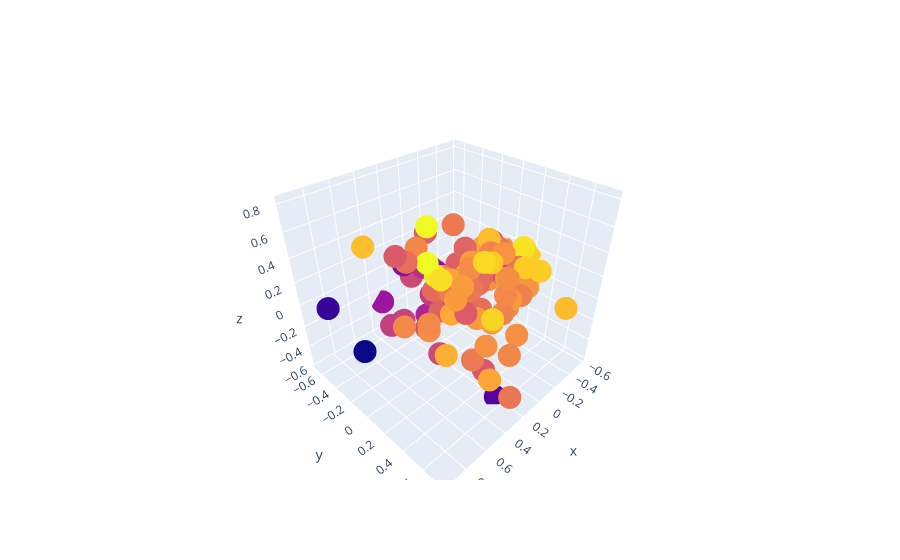

The notebook cell saved with this chart:
### Code cell
plot_PCA_large()

### Figure 1 — Plotly figure (JSON) as saved in the notebook; plotly's stock layout.template omitted (floating-point values rounded to 4 significant figures)
{"data": [{"marker": {"color": [0.825, 0.694, 0.66, 0.617, 0.609, 0.904, 0.64, 0.726, 0.853, 0.735, 0.732, 0.653, 0.679, 0.774, 0.833, 0.627, 0.696, 0.461, 0.72, 0.779, 0.543, 0.6, 0.358, 0.857, 0.744, 0.706, 0.624, 0.584, 0.748, 0.707, 0.768, 0.681, 0.671, 0.736, 0.771, 0.629, 0.809, 0.577, 0.869, 0.548, 0.599, 0.676, 0.893, 0.746, 0.755, 0.746, 0.736, 0.852, 0.927, 0.768, 0.744, 0.927, 0.476, 0.644, 0.791, 0.684, 0.703, 0.704, 0.743, 0.818, 0.637, 0.683, 0.876, 0.448, 0.741, 0.775, 0.314, 0.734, 0.747, 0.77, 0.516, 0.841, 0.798, 0.611, 0.697, 0.52, 0.698, 0.647, 0.773, 0.731, 0.721, 0.761, 0.673, 0.648, 0.832, 0.752, 0.49, 0.608, 0.573, 0.544, 0.789, 0.855, 0.708, 0.744, 0.884, 0.675, 0.542, 0.731, 0.658, 0.258], "size": 8}, "mode": "markers", "text": ["Ed Sheeran - Shape of You", "Luis Fonsi - Despacito - Remix", "Luis Fonsi - Despacito (Featuring Daddy Yankee)", "The Chainsmokers - Something Just Like This", "DJ Khaled - I'm the One", "Kendrick Lamar - HUMBLE.", "Kygo - It Ain't Me (with Selena Gomez)", "French Montana - Unforgettable", "Bruno Mars - That's What I Like", "ZAYN - I Don’t Wanna Live Forever (Fifty Shades Darker) - From \"Fifty Shades Darker (Original Motion Picture Soundtrack)\"", "Lil Uzi Vert - XO TOUR Llif3", "The Chainsmokers - Paris", "Zedd - Stay (with Alessia Cara)", "Charlie Puth - Attention", "Future - Mask Off", "Post Malone - Congratulations", "Jason Derulo - Swalla (feat. Nicki Minaj & Ty Dolla $ign)", "Ed Sheeran - Castle on the Hill", "Clean Bandit - Rockabye (feat. Sean Paul & Anne-Marie)", "Imagine Dragons - Believer", "J Balvin - Mi Gente", "Imagine Dragons - Thunder", "James Arthur - Say You Won't Let Go", "Shawn Mendes - There's Nothing Holdin' Me Back", "Danny Ocean - Me Rehúso", "Julia Michaels - Issues", "Ed Sheeran - Galway Girl", "Martin Garrix - Scared to Be Lonely", "The Chainsmokers - Closer", "Clean Bandit - Symphony (feat. Zara Larsson)", "The Weeknd - I Feel It Coming", "The Weeknd - Starboy", "DJ Khaled - Wild Thoughts", "Calvin Harris - Slide", "Dua Lipa - New Rules", "Logic - 1-800-273-8255", "Drake - Passionfruit", "Post Malone - rockstar", "Liam Payne - Strip That Down", "David Guetta - 2U (feat. Justin Bieber)", "Ed Sheeran - Perfect", "Starley - Call On Me - Ryan Riback Extended Remix", "Calvin Harris - Feels", "Jonas Blue - Mama", "Maluma - Felices los 4", "KYLE - iSpy (feat. Lil Yachty)", "Khalid - Location", "Shakira - Chantaje", "Migos - Bad and Boujee (feat. Lil Uzi Vert)", "Camila Cabello - Havana", "Martin Jensen - Solo Dance", "Drake - Fake Love", "DJ Snake - Let Me Love You", "Axwell /\\ Ingrosso - More Than You Know", "Drake - One Dance", "Enrique Iglesias - SUBEME LA RADIO", "Maggie Lindemann - Pretty Girl - Cheat Codes X CADE Remix", "Demi Lovato - Sorry Not Sorry", "Childish Gambino - Redbone", "Bruno Mars - 24K Magic", "Kendrick Lamar - DNA.", "Nicky Jam - El Amante", "Jax Jones - You Don't Know Me - Radio Edit", "Katy Perry - Chained To The Rhythm", "Cheat Codes - No Promises (feat. Demi Lovato)", "Maroon 5 - Don't Wanna Know (feat. Kendrick Lamar)", "Alessia Cara - How Far I'll Go - From \"Moana\"", "Niall Horan - Slow Hands", "Wisin - Escápate Conmigo", "Big Sean - Bounce Back", "Harry Styles - Sign of the Times", "Travis Scott - goosebumps", "Khalid - Young Dumb & Broke", "Martin Garrix - There for You", "Maroon 5 - Cold (feat. Future)", "Marshmello - Silence", "Sam Smith - Too Good At Goodbyes", "Steve Aoki - Just Hold On", "Taylor Swift - Look What You Made Me Do", "Macklemore - Glorious (feat. Skylar Grey)", "Hailee Steinfeld - Starving", "CNCO - Reggaetón Lento (Bailemos)", "AJR - Weak", "Ariana Grande - Side To Side", "Zion & Lennox - Otra Vez (feat. J Balvin)", "Lauv - I Like Me Better", "Martin Garrix - In the Name of Love", "Major Lazer - Cold Water (feat. Justin Bieber & MØ)", "Miley Cyrus - Malibu", "The Vamps - All Night", "Alok - Hear Me Now", "Rita Ora - Your Song", "Chris Jeday - Ahora Dice", "Justin Bieber - Friends (with BloodPop®)", "21 Savage - Bank Account", "Machine Gun Kelly - Bad Things (with Camila Cabello)", "The Chainsmokers - Don't Let Me Down", "Sam Hunt - Body Like A Back Road", "Halsey - Now Or Never", "ZAYN - Dusk Till Dawn - Radio Edit"], "type": "scatter3d", "x": [-0.4199, -0.4145, -0.1755, 0.04082, -0.3761, 0.1743, 0.1234, -0.2918, -0.2126, 0.5084, 0.1867, 0.13, -0.04873, -0.2877, 0.8079, -0.2515, -0.4442, -0.1076, -0.3785, -0.3122, 0.06795, -0.003905, 0.227, -0.5211, -0.1015, 0.3443, -0.5354, 0.412, -0.05292, -0.02113, -0.1728, 0.4054, -0.2878, -0.3154, -0.1444, 0.2218, 0.507, 0.5064, 0.06534, 0.02894, 0.3497, -0.463, -0.5404, -0.3032, -0.3596, 0.04503, 0.8388, -0.569, 0.2596, 0.02143, -0.3249, 0.5463, 0.3046, -0.1938, 0.0005348, -0.426, -0.4235, 0.01668, 0.5421, -0.3522, 0.5301, -0.08982, -0.08926, 0.1177, -0.06031, 0.0285, 0.9556, -0.05033, -0.559, 0.2134, 0.1513, -0.1993, 0.1801, 0.3046, -0.02306, -0.02707, 0.3315, -0.2921, 0.07408, -0.07204, -0.07031, -0.5072, -0.1818, 0.06425, -0.354, 0.4089, 0.3594, -0.235, 0.06268, -0.1422, 0.3342, -0.383, 0.09844, -0.2953, 0.5959, 0.1135, 0.07623, 0.1192, 0.007083, 0.6548], "y": [0.6485, 0.1897, -0.1656, -0.07119, 0.08642, -0.1369, 0.1339, 0.0002745, 0.08084, -0.1232, -0.3274, -0.1392, 0.1311, 0.1755, -0.0793, -0.1742, -0.04152, -0.4281, 0.2621, -0.1096, -0.2341, -0.6367, 0.5482, 0.3217, -0.1113, 0.4111, -0.192, -0.2476, 0.4864, 0.05403, 0.3178, -0.1843, -0.03736, 0.1896, -0.06765, 0.4164, 0.3143, -0.285, 0.3454, -0.1351, 0.08298, -0.1267, 0.1318, -0.01715, 0.07752, 0.4374, 0.5232, 0.1789, -0.1288, 0.1559, -0.3116, 0.2006, -0.6659, -0.256, -0.147, -0.05042, -0.1113, -0.1077, 0.1885, -0.08127, -0.1399, -0.1214, 0.1106, -0.5824, -0.004606, 0.3103, -0.3691, 0.3559, -0.04639, 0.1133, -0.2738, -0.1613, 0.03968, -0.1096, 0.0576, -0.2948, 0.7474, -0.3641, 0.04923, -0.3182, 0.3266, 0.2332, -0.01748, -0.3567, -0.07323, 0.5772, -0.3273, -0.122, -0.3131, -0.5196, 0.5666, 0.2723, -0.06759, -0.1379, 0.3651, -0.2277, -0.394, 0.5603, -0.02249, -0.4794], "z": [-0.05768, 0.1026, 0.2272, -0.1369, -0.01016, 0.1435, -0.09007, 0.2065, 0.1835, -0.1451, 0.3083, -0.2149, -0.1444, 0.05022, 0.6715, -0.1727, 0.1693, -0.08013, -0.1167, 0.1981, -0.1286, -0.1775, -0.5901, 0.07741, 0.001824, -0.2274, 0.1389, -0.2088, -0.1963, -0.1711, -0.02358, 0.343, 0.002715, -0.2411, 0.1566, -0.4133, -0.1412, -0.2263, -0.06132, -0.158, -0.3814, 0.0129, 0.2049, -0.06009, 0.203, 0.3292, 0.4509, 0.18, 0.2947, -0.1839, -0.0778, 0.8118, -0.3082, -0.048, 0.02086, 0.02557, -0.04644, 0.5215, 0.02486, 0.1472, 0.4624, -0.04921, 0.255, 0.01855, 0.1608, -0.135, 0.1347, 0.102, 0.103, 0.07021, -0.3162, -0.02136, -0.1173, -0.269, 0.02519, -0.2932, -0.3557, -0.05507, 0.08666, -0.06124, -0.09469, -0.1122, -0.04654, 0.382, 0.2729, 0.05019, -0.2891, -0.1163, -0.1725, -0.104, -0.3192, 0.1495, -0.007769, 0.08621, 0.5474, -0.06508, 0.05955, -0.2359, -0.1699, -0.5291]}], "layout": {}}
